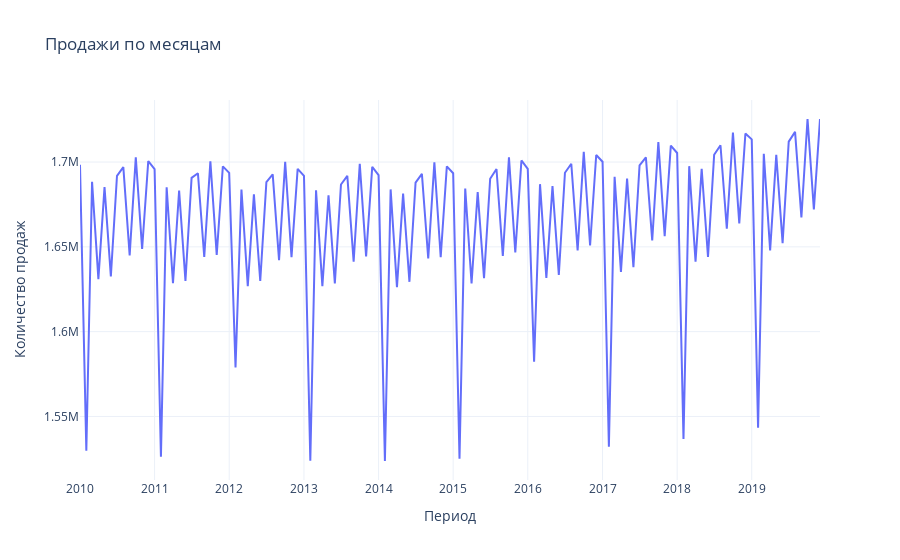

The notebook cell this image was saved under:
### Markdown cell above
## Задание 1. Постройте графики, визуализирующие каждый временной ряд. Охарактеризуйте временные ряды, присутствуют ли в них тренд, сезонность или цикл?

### Code cell
fig = px.line(
    df_result, 
    x=df_result.index, 
    y=df_result['number_sold'], 
    labels={'Date': 'Период', 'number_sold': 'Количество продаж'}, 
    title='Продажи по месяцам'
)

fig.update_layout(
    xaxis=dict(title='Период', tickformat='%Y'),
    yaxis=dict(title='Количество продаж'),
    template='plotly_white'
)

fig.show()
